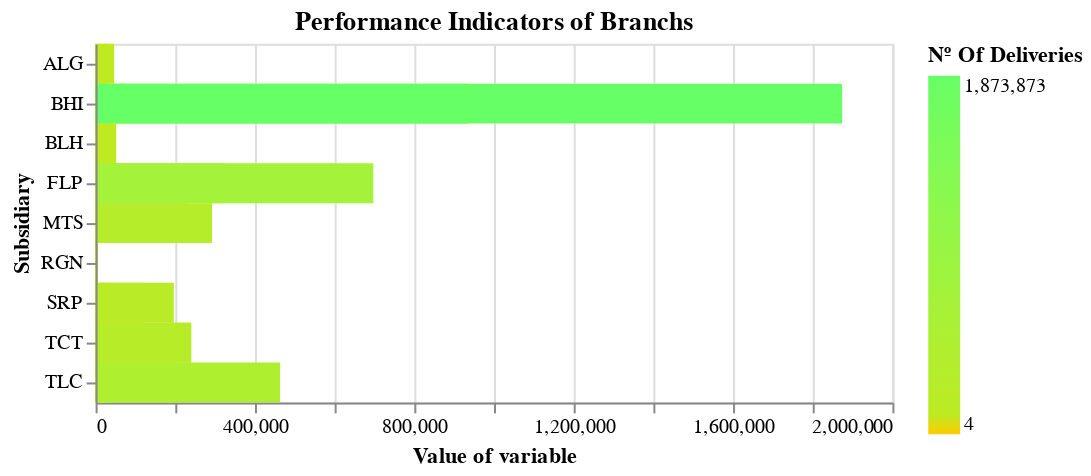

Notebook cell for this chart:
### Code cell
# This chart allows for vizualization of Key indicator of each of the Company Branches
# Including Number of Deliveris, Shipped Value, number of Volumes and Average Shipping of Deliveries

df_selector_graph = pd.read_csv('clients_indicators.csv', delimiter=';',decimal=',')

# Filters the data on the chart, grouping by Subsidiary_Responsible and summing the results of interest variables
df_selector_graph = df_selector_graph.groupby(['Subsidiary_Responsible'])[['Number_of_Deliveries',
'Total_Shipped_Value','Number_of_volumes','Average_Shipping_Value','Total_KG']].sum().reset_index()
df_selector_graph = pd.melt(df_selector_graph, id_vars=['Subsidiary_Responsible'],
value_vars=[ 'Number_of_Deliveries','Total_Shipped_Value', 'Number_of_volumes','Average_Shipping_Value','Total_KG'])

# Creates the Dropdown to select Variable
dropdown = alt.binding_select(options=list(df_selector_graph.variable.drop_duplicates()))
selection = alt.selection_single(fields=['variable'], bind=dropdown, name='Select')

alt.Chart(df_selector_graph).mark_rect().encode(
    alt.X('value:Q', title='Value of variable'),
    alt.Y('Subsidiary_Responsible:N', title='Subsidiary'),
    alt.Color('value:Q', scale=alt.Scale(domainMid= 1000 ,range=['#ffcc00', '#66ff66']), title='Nº Of Deliveries'),
    tooltip=[alt.Tooltip('value:Q', title='Value ')]
).add_selection(
    selection
).transform_filter(
    selection
).properties(title="Performance Indicators of Branchs")

### Figure 1 — Vega-Lite specification as saved in the notebook (floating-point values rounded to 4 significant figures)
{"config": {"view": {"continuousWidth": 400, "continuousHeight": 300}}, "data": {"name": "data-33fd4a86acc2915c332d57f19b5ff612"}, "mark": "rect", "encoding": {"color": {"field": "value", "scale": {"domainMid": 1000, "range": ["#ffcc00", "#66ff66"]}, "title": "Nº Of Deliveries", "type": "quantitative"}, "tooltip": [{"field": "value", "title": "Value ", "type": "quantitative"}], "x": {"field": "value", "title": "Value of variable", "type": "quantitative"}, "y": {"field": "Subsidiary_Responsible", "title": "Subsidiary", "type": "nominal"}}, "selection": {"Select": {"type": "single", "fields": ["variable"], "bind": {"input": "select", "options": ["Number_of_Deliveries", "Total_Shipped_Value", "Number_of_volumes", "Average_Shipping_Value", "Total_KG"]}}}, "title": "Performance Indicators of Branchs", "transform": [{"filter": {"selection": "Select"}}], "$schema": "https://vega.github.io/schema/vega-lite/v4.17.0.json", "datasets": {"data-33fd4a86acc2915c332d57f19b5ff612": [{"Subsidiary_Responsible": "ALG", "variable": "Number_of_Deliveries", "value": 140.0}, {"Subsidiary_Responsible": "BHI", "variable": "Number_of_Deliveries", "value": 2478.0}, {"Subsidiary_Responsible": "BLH", "variable": "Number_of_Deliveries", "value": 116.0}, {"Subsidiary_Responsible": "FLP", "variable": "Number_of_Deliveries", "value": 35.0}, {"Subsidiary_Responsible": "MTS", "variable": "Number_of_Deliveries", "value": 111.0}, {"Subsidiary_Responsible": "RGN", "variable": "Number_of_Deliveries", "value": 4.0}, {"Subsidiary_Responsible": "SRP", "variable": "Number_of_Deliveries", "value": 212.0}, {"Subsidiary_Responsible": "TCT", "variable": "Number_of_Deliveries", "value": 907.0}, {"Subsidiary_Responsible": "TLC", "variable": "Number_of_Deliveries", "value": 42.0}, {"Subsidiary_Responsible": "ALG", "variable": "Total_Shipped_Value", "value": 46550.0}, {"Subsidiary_Responsible": "BHI", "variable": "Total_Shipped_Value", "value": 936500.0}, {"Subsidiary_Responsible": "BLH", "variable": "Total_Shipped_Value", "value": 48710.0}, {"Subsidiary_Responsible": "FLP", "variable": "Total_Shipped_Value", "value": 321300.0}, {"Subsidiary_Responsible": "MTS", "variable": "Total_Shipped_Value", "value": 231800.0}, {"Subsidiary_Responsible": "RGN", "variable": "Total_Shipped_Value", "value": 5575.0}, {"Subsidiary_Responsible": "SRP", "variable": "Total_Shipped_Value", "value": 121600.0}, {"Subsidiary_Responsible": "TCT", "variable": "Total_Shipped_Value", "value": 239700.0}, {"Subsidiary_Responsible": "TLC", "variable": "Total_Shipped_Value", "value": 204200.0}, {"Subsidiary_Responsible": "ALG", "variable": "Number_of_volumes", "value": 2675.0}, {"Subsidiary_Responsible": "BHI", "variable": "Number_of_volumes", "value": 77220.0}, {"Subsidiary_Responsible": "BLH", "variable": "Number_of_volumes", "value": 1120.0}, {"Subsidiary_Responsible": "FLP", "variable": "Number_of_volumes", "value": 23440.0}, {"Subsidiary_Responsible": "MTS", "variable": "Number_of_volumes", "value": 6618.0}, {"Subsidiary_Responsible": "RGN", "variable": "Number_of_volumes", "value": 392.0}, {"Subsidiary_Responsible": "SRP", "variable": "Number_of_volumes", "value": 35030.0}, {"Subsidiary_Responsible": "TCT", "variable": "Number_of_volumes", "value": 31230.0}, {"Subsidiary_Responsible": "TLC", "variable": "Number_of_volumes", "value": 28350.0}, {"Subsidiary_Responsible": "ALG", "variable": "Average_Shipping_Value", "value": 2198.0}, {"Subsidiary_Responsible": "BHI", "variable": "Average_Shipping_Value", "value": 34060.0}, {"Subsidiary_Responsible": "BLH", "variable": "Average_Shipping_Value", "value": 1490.0}, {"Subsidiary_Responsible": "FLP", "variable": "Average_Shipping_Value", "value": 3914.0}, {"Subsidiary_Responsible": "MTS", "variable": "Average_Shipping_Value", "value": 10450.0}, {"Subsidiary_Responsible": "RGN", "variable": "Average_Shipping_Value", "value": 568.4}, {"Subsidiary_Responsible": "SRP", "variable": "Average_Shipping_Value", "value": 2508.0}, {"Subsidiary_Responsible": "TCT", "variable": "Average_Shipping_Value", "value": 30150.0}, {"Subsidiary_Responsible": "TLC", "variable": "Average_Shipping_Value", "value": 4271.0}, {"Subsidiary_Responsible": "ALG", "variable": "Total_KG", "value": 36260.0}, {"Subsidiary_Responsible": "BHI", "variable": "Total_KG", "value": 1874000.0}, {"Subsidiary_Responsible": "BLH", "variable": "Total_KG", "value": 51720.0}, {"Subsidiary_Responsible": "FLP", "variable": "Total_KG", "value": 697000.0}, {"Subsidiary_Responsible": "MTS", "variable": "Total_KG", "value": 292100.0}, {"Subsidiary_Responsible": "RGN", "variable": "Total_KG", "value": 3955.0}, {"Subsidiary_Responsible": "SRP", "variable": "Total_KG", "value": 196400.0}, {"Subsidiary_Responsible": "TCT", "variable": "Total_KG", "value": 240100.0}, {"Subsidiary_Responsible": "TLC", "variable": "Total_KG", "value": 463000.0}]}}
